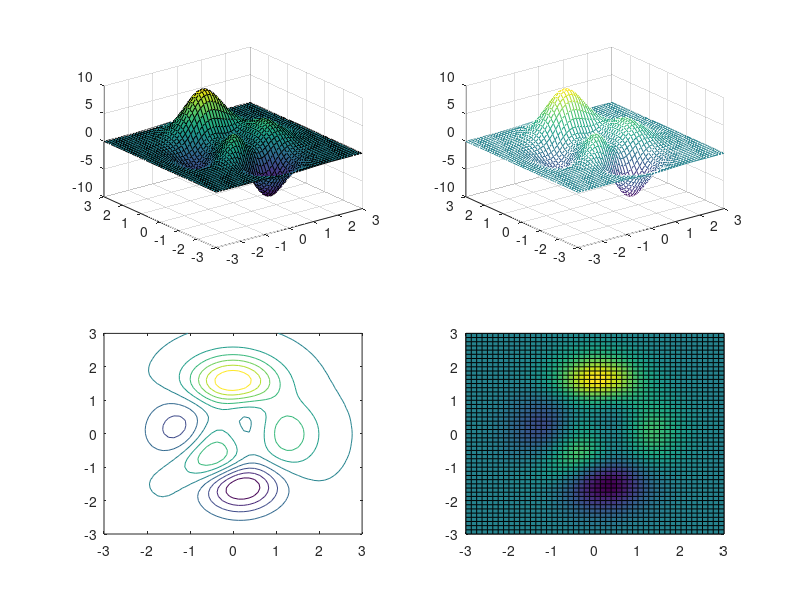

Reproduce this figure in MATLAB.
clc;
close all;
clear all ;

[x y z] = peaks ;

subplot(2,2,1)
surf(x , y, z)


subplot(2,2,2)
mesh(x,y,z)

subplot(2,2,3)
contour(x,y,z)

subplot(2,2,4)
pcolor(x,y,z)
